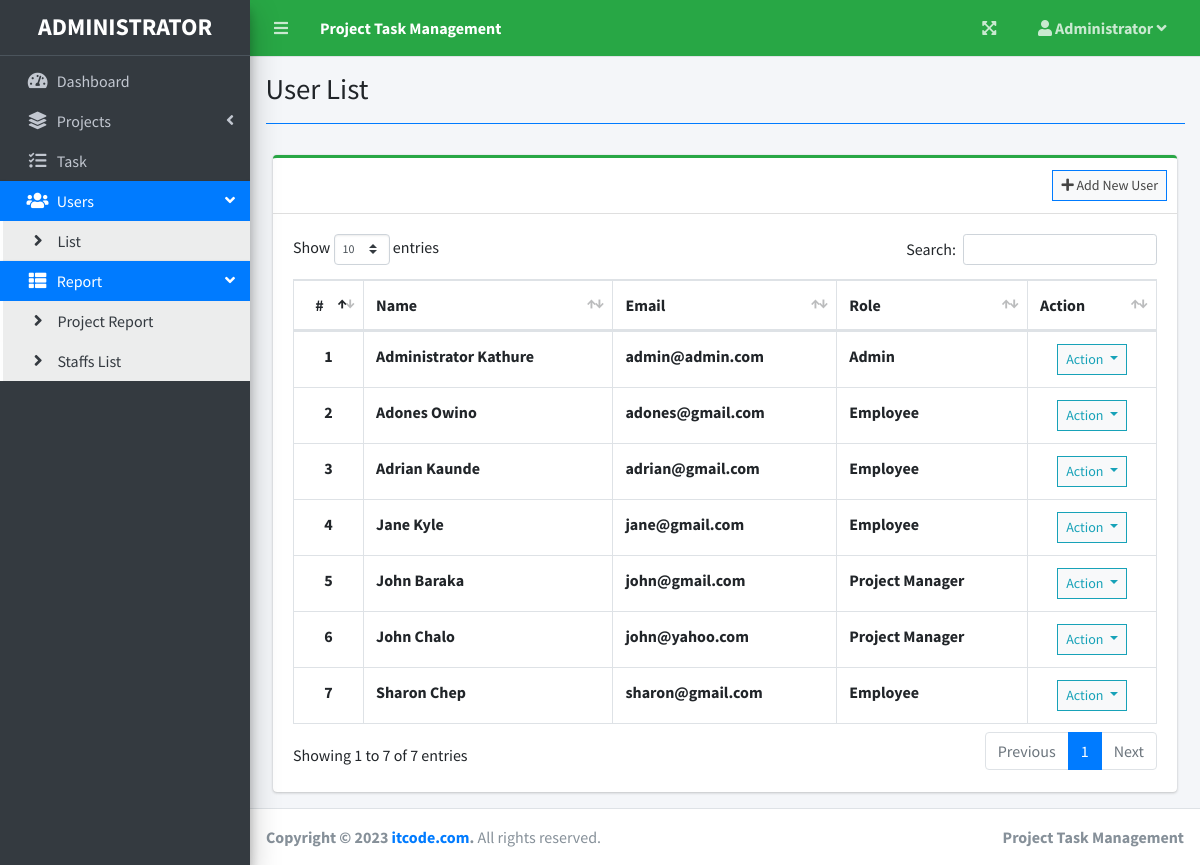
The page /index.php?page=user_list (signed in) on the database its author committed.
### tables this page shows
CREATE TABLE `users` (
  `id` int(30) NOT NULL,
  `firstname` varchar(200) NOT NULL,
  `lastname` varchar(200) NOT NULL,
  `email` varchar(200) NOT NULL,
  `password` text NOT NULL,
  `type` tinyint(1) NOT NULL DEFAULT '2' COMMENT '1 = admin, 2 = staff',
  `avatar` text,
  `date_created` datetime NOT NULL DEFAULT CURRENT_TIMESTAMP
);

### user_list.php (the view, shortened to what this page needs)
<?php include'db_connect.php' ?>
<div class="col-lg-12">
	<div class="card card-outline card-success">
		<div class="card-header">
			<div class="card-tools">
				<a class="btn btn-block btn-sm btn-default btn-flat border-primary" href="./index.php?page=new_user"><i class="fa fa-plus"></i> Add New User</a>
			</div>
		</div>
		<div class="card-body">
			<table class="table tabe-hover table-bordered" id="list">
				<thead>
					<tr>
						<th class="text-center">#</th>
						<th>Name</th>
						<th>Email</th>
						<th>Role</th>
						<th>Action</th>
					</tr>
				</thead>
				<tbody>
					<?php
					$i = 1;
					$type = array('',"Admin","Project Manager","Employee");
					$qry = $conn->query("SELECT *,concat(firstname,' ',lastname) as name FROM users order by concat(firstname,' ',lastname) asc");
					while($row= $qry->fetch_assoc()):
					?>
					<tr>
						<th class="text-center"><?php echo $i++ ?></th>
						<td><b><?php echo ucwords($row['name']) ?></b></td>
						<td><b><?php echo $row['email'] ?></b></td>
						<td><b><?php echo $type[$row['type']] ?></b></td>
						<td class="text-center">
							<button type="button" class="btn btn-default btn-sm btn-flat border-info wave-effect text-info dropdown-toggle" data-toggle="dropdown" aria-expanded="true">
		                      Action
		                    </button>
						</td>
					</tr>
				<?php endwhile; ?>
				</tbody>
			</table>
		</div>
	</div>
</div>

### rows shown on the page
users: name "Administrator Kathure", email "admin@admin.com", type "Admin"
users: name "Adones Owino", email "adones@gmail.com", type "Employee"
users: name "Adrian Kaunde", email "adrian@gmail.com", type "Employee"
users: name "Jane Kyle", email "jane@gmail.com", type "Employee"
users: name "John Baraka", email "john@gmail.com", type "Project Manager"
users: name "John Chalo", email "john@yahoo.com", type "Project Manager"
users: name "Sharon Chep", email "sharon@gmail.com", type "Employee"

### other values the page prints
$_SESSION['system']['name'] "Project Task Management"
$_SESSION['login_firstname'] "Administrator"
$title "User List"
